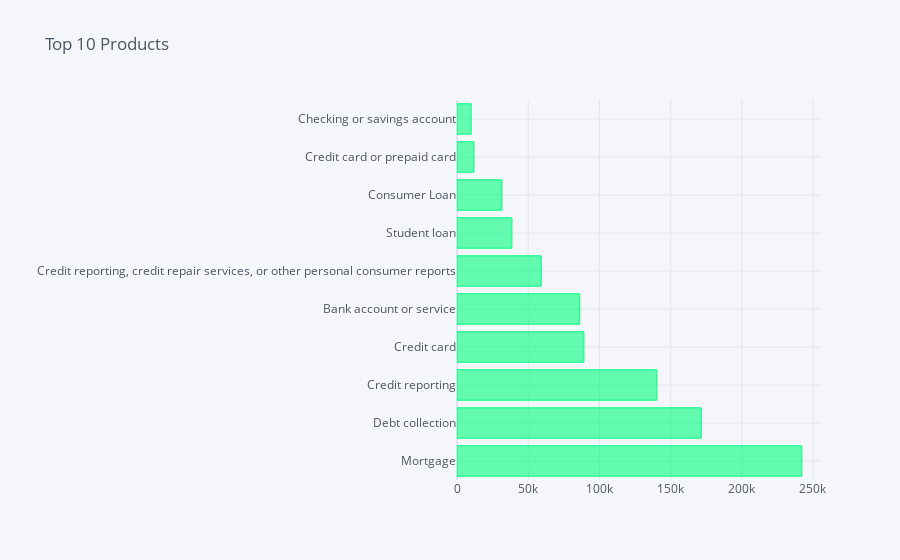

Notebook code cell kept with this figure:
### Code cell
#top 10 products
data['Product'].value_counts()[:10].iplot(kind='barh',title='Top 10 Products\n',fontsize=14,color='springgreen')

### Figure 1 — Plotly figure (JSON) as saved in the notebook; plotly's stock layout.template omitted (floating-point values rounded to 4 significant figures)
{"data": [{"marker": {"color": "rgba(0, 255, 127, 0.6)", "line": {"color": "rgba(0, 255, 127, 1.0)", "width": 1}}, "name": "Product", "orientation": "h", "text": "", "type": "bar", "x": [242194, 171567, 140424, 89190, 86207, 59186, 38612, 31608, 11921, 9947], "y": ["Mortgage", "Debt collection", "Credit reporting", "Credit card", "Bank account or service", "Credit reporting, credit repair services, or other personal consumer reports", "Student loan", "Consumer Loan", "Credit card or prepaid card", "Checking or savings account"]}], "layout": {"legend": {"bgcolor": "#F5F6F9", "font": {"color": "#4D5663"}}, "paper_bgcolor": "#F5F6F9", "plot_bgcolor": "#F5F6F9", "title": {"font": {"color": "#4D5663"}, "text": "Top 10 Products\n"}, "xaxis": {"gridcolor": "#E1E5ED", "showgrid": true, "tickfont": {"color": "#4D5663"}, "title": {"font": {"color": "#4D5663"}, "text": ""}, "zerolinecolor": "#E1E5ED"}, "yaxis": {"gridcolor": "#E1E5ED", "showgrid": true, "tickfont": {"color": "#4D5663"}, "title": {"font": {"color": "#4D5663"}, "text": ""}, "zerolinecolor": "#E1E5ED"}}}
